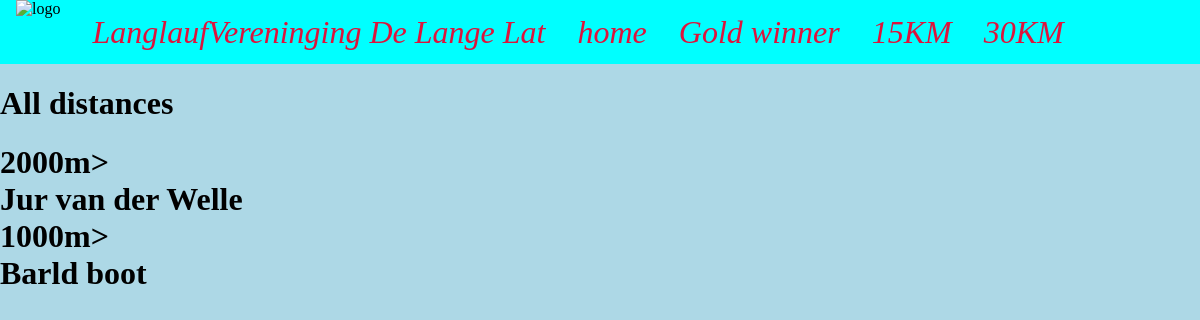
Page /distances/ on the earlier database version.
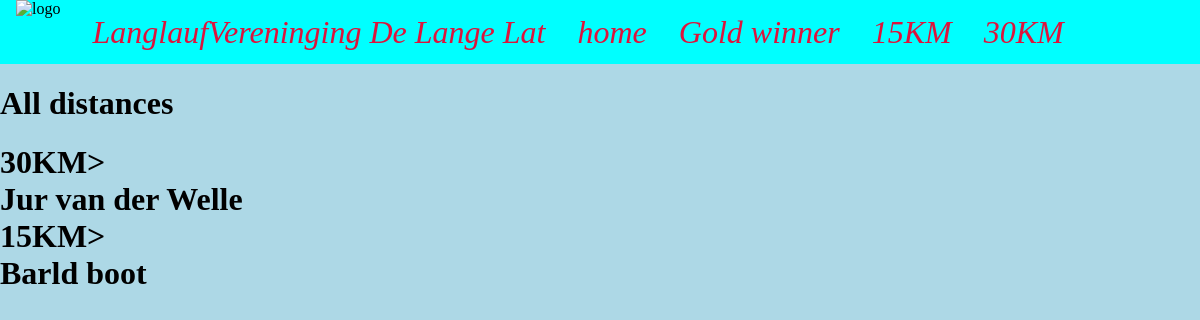
Same page on the later database version.
### base/models.py (models this page shows, shortened)
class Distance(models.Model):
    length = models.CharField(max_length=30, blank=True)
    full_name = models.CharField(max_length=30, blank=True)

### base/views.py (the view)
# urls.py: path("distances/", views.Distances, name= "Distances"),
def Distances(requests):
    distances = Distance.objects.all()
    context = {"distances": distances}
    return render(requests, "base/distance.html", context)

### base/templates/base/distance.html
{% extends 'base/base.html' %}
{% block content %}
    <h1>All distances<h1>
    {% for distance in distances %}
        <strong length: </strong> {{ distance.length }}><br>
        <strong Full name:> </strong> {{distance.full_name }}<br>
    {%endfor%}
{% endblock content %}

### base/templates/base/base.html (shortened to what this page needs)
{% load static %}
<!DOCTYPE html>
<html lang = en>
<head>
    <link rel="stylesheet" href="{% static "base/css/styles.css" %}">
    <link rel="stylesheet" href="{% static "base/css/menu.css" %}">
</head>
<body>
    {% include "base/menubalk.html" %}
    <div class = "content">
        {% block content %}{%endblock content%}
    </div>
</body>
</html>

### base/templates/base/menubalk.html
{% load static %}
<div class="nav-container">
    <img src="{% static "base/img/logo.png" %}" alt = "logo">
    <a href="{% url "index" %}">LanglaufVereninging De Lange Lat</a>
    <a href="{% url "index" %}">home</a>
    <a href="{% url "medal" "gold" %}">Gold winner</a>
    <a href="{% url 'times_by_length' "15KM" %}">15KM</a>
    <a href="{% url 'times_by_length' "30KM"%}">30KM</a>
</div>

### base/static/base/css/styles.css (style rules this page uses)
body { background-color: lightblue; }

### base/static/base/css/menu.css (style rules this page uses)
body { margin: 0; }
.nav-container { background-color: aqua; display: flex; align-items: center; gap: 2rem; padding-left: 1rem; }
img { height: 4rem; }
a { color: crimson; font-style: italic; text-decoration: none; font-size: 2rem; }

Differences in the rows shown:
changed Distance "Jur van der Welle": length "2000m" → "30KM"
changed Distance "Barld boot": length "1000m" → "15KM"
